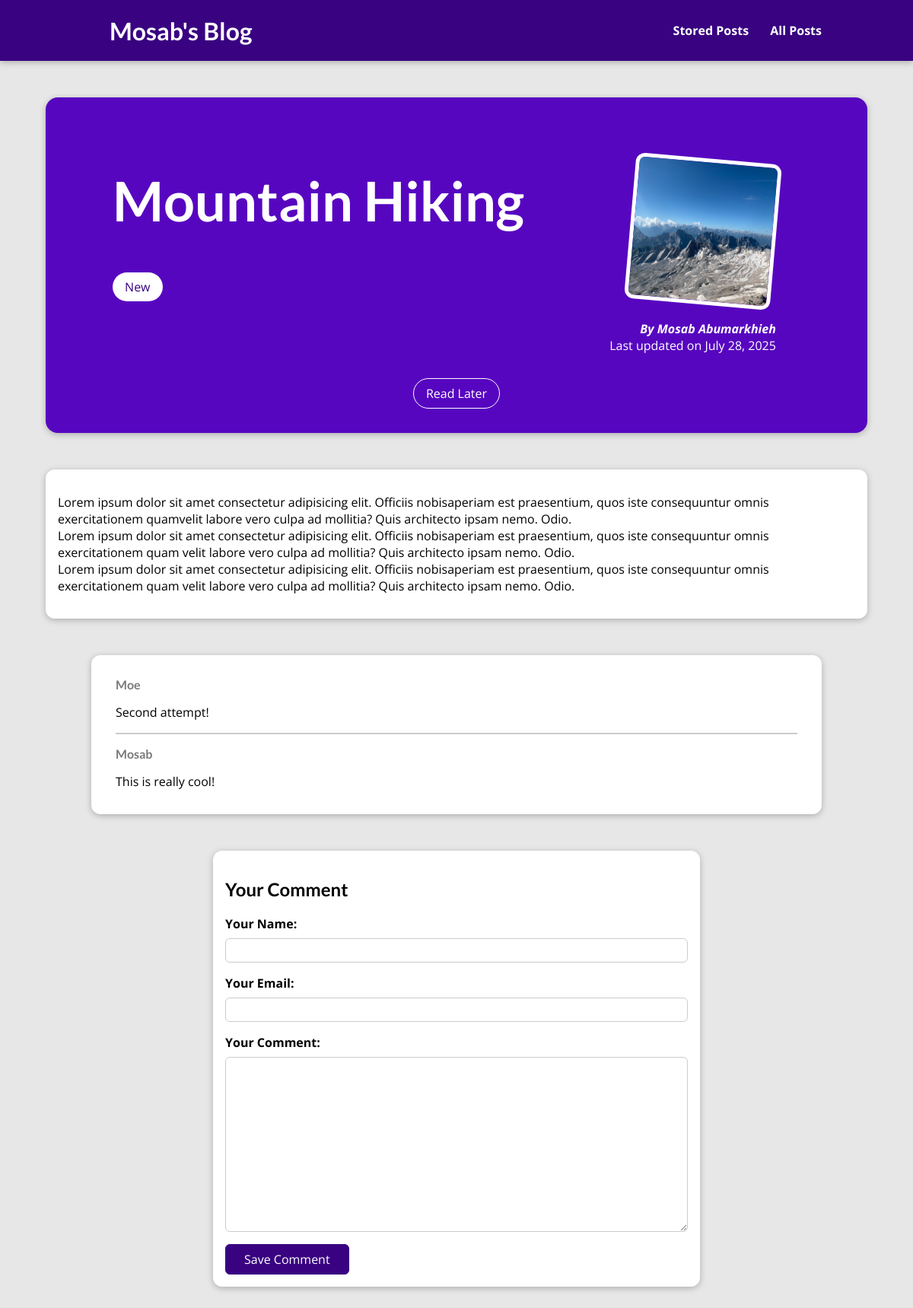
The page /posts/hike-in-the-mountains on the database its author committed.
### blog/models.py (models this page shows, shortened)
class Post(models.Model):
    title = models.CharField(max_length=150)
    excerpt = models.CharField(max_length=200)
    image = models.ImageField(upload_to="posts", null=True)
    date = models.DateField(auto_now=True)
    slug = models.SlugField(unique=True, db_index=True)
    content = models.TextField(validators=[MinLengthValidator(10)])
    author = models.ForeignKey(
        Author, on_delete=models.SET_NULL, null=True, related_name="posts")
    tags = models.ManyToManyField(Tag)

class Tag(models.Model):
    caption = models.CharField(max_length=30)

class Author(models.Model):
    first_name = models.CharField(max_length=100)
    last_name = models.CharField(max_length=100)
    email_address = models.EmailField(max_length=250)
    def __str__(self):
        return f'{self.first_name} {self.last_name}'

class Comment(models.Model):
    user_name = models.CharField(max_length=120)
    user_email = models.EmailField()
    text = models.TextField(max_length=400)
    post = models.ForeignKey(Post, on_delete=models.CASCADE, related_name="comments")

### blog/views.py (the view, shortened to what this page needs)
# urls.py: path('posts/<slug:slug>', views.SinglePostView.as_view(), name="post-detail-page"),
class SinglePostView(View):
    def is_stored_for_later(self, request, post_id):
        stored_posts = request.session.get("stored_posts")
        if stored_posts is not None:
            is_saved_for_later = post_id in stored_posts
        else:
            is_saved_for_later = False
        return is_saved_for_later
    def get(self, request, slug):
        post = Post.objects.get(slug=slug)
        context = {
            "post": post,
            "tags": post.tags.all(),
            "comment_form": CommentForm(),
            "comments": post.comments.all().order_by("-id"),
            "saved_for_later": self.is_stored_for_later(request, post.id)
        }
        return render(request, "blog/post-detail.html", context)

### blog/forms.py
class CommentForm(forms.ModelForm):
  class Meta:
    model = Comment
    exclude = ["post"]
    labels = {
      "user_name": "Your Name",
      "user_email": "Your Email",
      "text": "Your Comment"
    }

### blog/templates/blog/post-detail.html (shortened to what this page needs)
{% extends "base.html" %}
{% load static %}
{% block stylesheet %}
  <link rel="stylesheet" href="{% static "blog/post-detail.css" %}" />
{% endblock stylesheet %}
{% block content %}
  <section id="top-container">
    <div id="summary">
      <div class="title-tag">
        <h2>{{ post.title }}</h2>
        {% for tag in tags %}
          <span class="tag">{{ tag.caption }}</span>
        {% endfor %}
      </div>
      <article>
        <img src="{{ post.image.url }}" alt="{{ post.title }}" />
        <address>By <a href="mailto:{{ post.author.email_address }}">{{ post.author }}</a></address>
        <div>
          Last updated on <time>{{ post.date }}</time>
        </div>
      </article>
    </div>
    <div id="read-later-container">
      <form action="{% url "read-later" %}" method="POST">
        <button id="read-later-button" class="tag">
          {% if saved_for_later %}
            Remove from Saved
          {% else %}
            Read Later
          {% endif %}
        </button>
      </form>
    </div>
  </section>
  <main>
    <p>
      {{ post.content|linebreaks }}
    </p>
  </main>
  <section id="comments">
    <ul>
      {% for comment in comments %}
        <li>
          <h2>{{ comment.user_name }}</h2>
          <p>{{ comment.text|linebreaks }}</p>
        </li>
      {% endfor %}
    </ul>
  </section>
  <section id="comment-form">
    <h2>Your Comment</h2>
    <form action="{% url "post-detail-page" post.slug %}" method="POST">
      {% for form_field in comment_form %}
        <div class="form-control {% if form_field.errors %}invalid{% endif %}">
          {{ form_field.label_tag }}
          {{ form_field }}
        </div>
      {% endfor %}
      <button>Save Comment</button>
    </form>
  </section>
{% endblock content %}

### static/app.css (style rules this page uses)
* { box-sizing: border-box; }
html { font-family: 'Open Sans', 'Lato', sans-serif; }
body { margin: 0; }
h1, h2, h3 { font-family: 'Lato', sans-serif; font-weight: bold; }

### blog/static/blog/post-detail.css (style rules this page uses)
body { background-color: #e7e7e7; }
#summary { display: flex; justify-content: space-evenly; }
#top-container { margin: 8rem auto 3rem auto; padding: 2rem; width: 90%; max-width: 90rem; border-radius: 16px; background-color: #5706c0; position: relative; box-shadow: 0 2px 8px rgba(0, 0, 0, 0.25); min-height: 22rem; height: auto; }
#summary h2 { color: white; font-size: 4.5rem; flex-wrap: wrap; margin-right: 1.5rem; }
.tag { background-color: white; color: #390281; padding: 0.5rem 1rem; border-radius: 20px; text-align: center; }
#summary article { position: relative; top: 2rem; right: 0rem; padding: 1rem 2rem; border-radius: 12px; text-align: right; color: white; }
#summary article img { width: 12rem; height: 12rem; border-radius: 12px; transform: rotateZ(5deg); border: 5px solid white; margin-bottom: 1rem; }
#summary address { font-weight: bold; }
#summary a { color: white; text-decoration: none; }
main { width: 90%; max-width: 90rem; margin: 3rem auto; background-color: white; padding: 1rem; border-radius: 12px; box-shadow: 0 2px 8px rgba(0, 0, 0, 0.25); }
.form-control { margin-bottom: 1rem; }
.form-control label { font-weight: bold; margin-bottom: .5rem; display: block; }
.form-control input, .form-control textarea { display: block; width: 100%; font: inherit; padding: .25rem; border-radius: 6px; border: 1px solid #ccc; }
#comment-form, #comments { margin: 3rem auto; width: 90%; max-width: 40rem; border-radius: 12px; background-color: white; box-shadow: 0 2px 8px rgba(0, 0, 0, 0.25); padding: 1rem; }
#comment-form button { font: inherit; background-color: #390281; color: white; border: 1px solid #390281; padding: .5rem 1.5rem; border-radius: 6px; cursor: pointer }
#comments { max-width: 60rem; padding: 1rem 2rem; }
#comments ul { list-style: none; margin: 0; padding: 0; }
#comments li { margin-bottom: 1rem; border-bottom: 2px solid #ccc; }
#comments li:last-of-type { border-bottom: none; }
#comments h2 { font-size: 16px; color: #797979; }
#read-later-container { margin-top: 3rem; text-align: center; }
#read-later-button { font-size: 1.5rem; border: 1px solid white; background-color: transparent; color: white; font: inherit; cursor: pointer; }

### rows shown on the page
Post: title "Mountain Hiking", image (picture), author "Mosab Abumarkhieh", date "July 28, 2025", content "Lorem ipsum dolor sit amet consectetur adipisicing elit. Officiis nobisaperiam est praesentium, quos iste consequuntur omnis exercitationem quamvelit labore vero culpa ad mollitia? Quis architecto ipsam nemo. Odio. Lorem ipsum dolor sit amet consectetur adipisicing elit. Officiis nobisaperiam est praesentium, quos iste consequuntur omnis exercitationem quam velit labore vero culpa ad mollitia? Quis architecto ipsam nemo. Odio. Lorem ipsum dolor sit amet consectetur adipisicing elit. Officiis nobisaperiam est praesentium, quos iste consequuntur omnis exercitationem quam velit labore vero culpa ad mollitia? Quis architecto ipsam nemo. Odio."
Tag: caption "New"
Comment: user_name "Moe", text "Second attempt!"
Comment: user_name "Mosab", text "This is really cool!"
